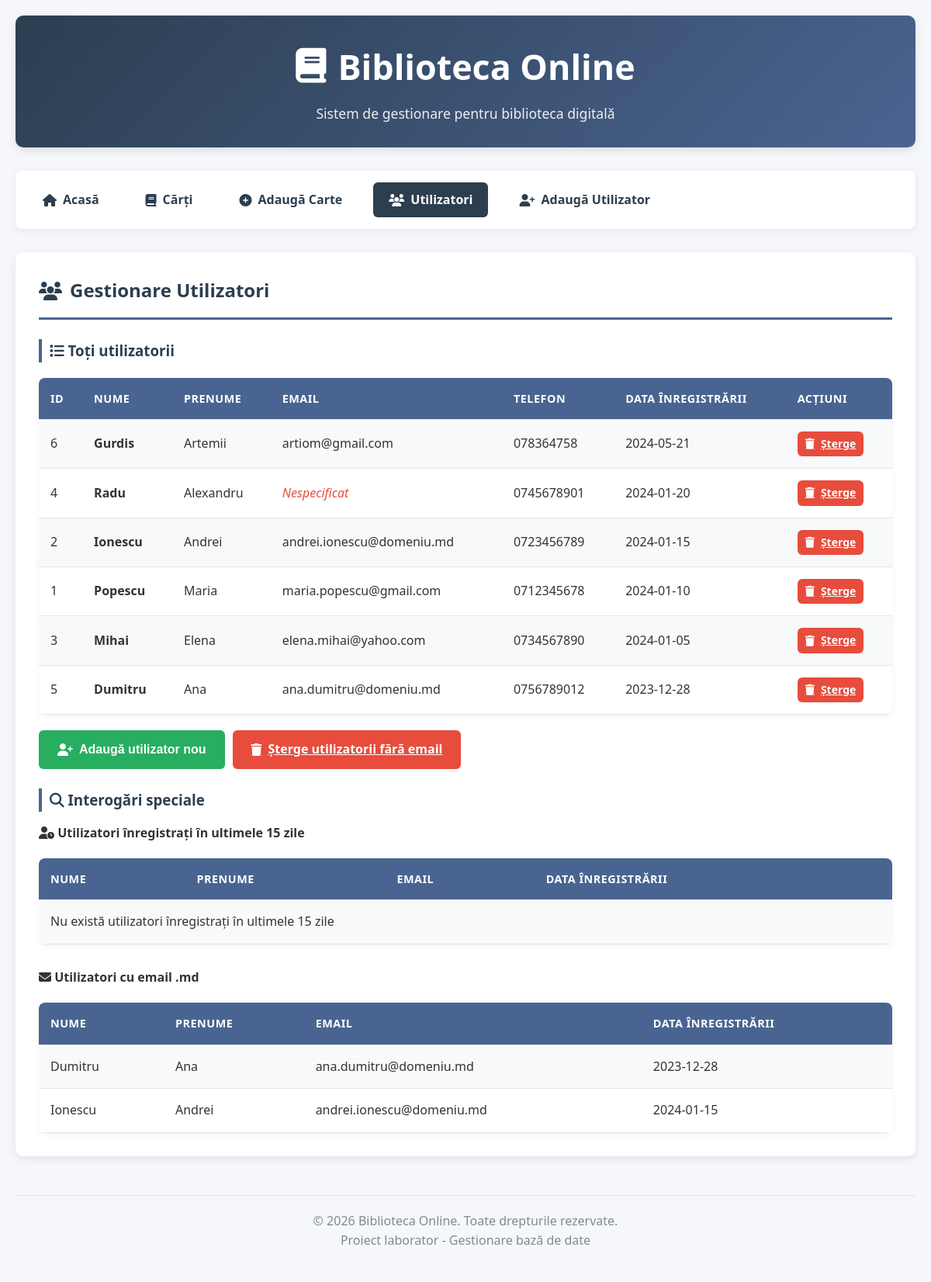
The page /index.php?pagina=utilizatori on the database its author committed.
### tables this page shows
CREATE TABLE `utilizatori` (
  `id` int(11) NOT NULL,
  `nume` varchar(100) NOT NULL,
  `prenume` varchar(100) NOT NULL,
  `email` varchar(255) DEFAULT NULL,
  `nr_telefon` varchar(20) DEFAULT NULL,
  `data_inregistrare` date DEFAULT curdate()
);

### pagina_utilizatori.php (the view, shortened to what this page needs)
<div class="section">
    <h2><i class="fas fa-users"></i> Gestionare Utilizatori</h2>
    <h3><i class="fas fa-list"></i> Toți utilizatorii</h3>
    <table>
        <tr>
            <th>ID</th>
            <th>Nume</th>
            <th>Prenume</th>
            <th>Email</th>
            <th>Telefon</th>
            <th>Data înregistrării</th>
            <th>Acțiuni</th>
        </tr>
        <?php
        $sql = "SELECT * FROM utilizatori ORDER BY data_inregistrare DESC";
        $result = $conn->query($sql);
        if ($result->num_rows > 0) {
            while($row = $result->fetch_assoc()) {
                $email = $row['email'] ?: '<span style="color: #e74c3c; font-style: italic;">Nespecificat</span>';
                echo "<tr>
                        <td>{$row['id']}</td>
                        <td><strong>{$row['nume']}</strong></td>
                        <td>{$row['prenume']}</td>
                        <td>{$email}</td>
                        <td>{$row['nr_telefon']}</td>
                        <td>{$row['data_inregistrare']}</td>
                        <td>
                            <a href='index.php?pagina=utilizatori&sterge_utilizator={$row['id']}'
                               onclick='return confirmaStergere(\"Sigur doriți să ștergeți utilizatorul {$row['nume']} {$row['prenume']}?\")'
                               class='btn btn-danger' style='padding: 5px 10px; font-size: 14px;'>
                                <i class='fas fa-trash'></i> Șterge
                            </a>
                        </td>
                      </tr>";
            }
        } else {
            echo "<tr><td colspan='7'>Nu există utilizatori înregistrați</td></tr>";
        }
        ?>
    </table>
    <div class="btn-group">
        <button onclick="window.location.href='index.php?pagina=adauga_utilizator'" class="btn btn-success">
            <i class="fas fa-user-plus"></i> Adaugă utilizator nou
        </button>
        <a href="index.php?pagina=utilizatori&sterge_utilizatori_fara_email"
           onclick="return confirmaStergere('Sigur doriți să ștergeți toți utilizatorii fără email?')"
           class="btn btn-danger">
            <i class="fas fa-trash"></i> Șterge utilizatorii fără email
        </a>
    </div>
    <h3><i class="fas fa-search"></i> Interogări speciale</h3>
    <div style="margin-bottom: 30px;">
        <h4><i class="fas fa-user-clock"></i> Utilizatori înregistrați în ultimele 15 zile</h4>
        <table>
            <tr>
                <th>Nume</th>
                <th>Prenume</th>
                <th>Email</th>
                <th>Data înregistrării</th>
            </tr>
            <?php
            $sql = "SELECT nume, prenume, email, data_inregistrare FROM utilizatori
                    WHERE data_inregistrare >= DATE_SUB(CURDATE(), INTERVAL 15 DAY)
                    ORDER BY data_inregistrare DESC";
            $result = $conn->query($sql);
            if ($result->num_rows > 0) {
                while($row = $result->fetch_assoc()) {
                    echo "<tr>
                            <td>{$row['nume']}</td>
                            <td>{$row['prenume']}</td>
                            <td>{$row['email']}</td>
                            <td>{$row['data_inregistrare']}</td>
                          </tr>";
                }
            } else {
                echo "<tr><td colspan='4'>Nu există utilizatori înregistrați în ultimele 15 zile</td></tr>";
            }
            ?>
        </table>
    </div>
    <div>
        <h4><i class="fas fa-envelope"></i> Utilizatori cu email .md</h4>
        <table>
            <tr>
                <th>Nume</th>
                <th>Prenume</th>
                <th>Email</th>
                <th>Data înregistrării</th>
            </tr>
            <?php
            $sql = "SELECT nume, prenume, email, data_inregistrare FROM utilizatori
                    WHERE email LIKE '%.md'
                    ORDER BY nume, prenume";
            $result = $conn->query($sql);
            if ($result->num_rows > 0) {
                while($row = $result->fetch_assoc()) {
                    echo "<tr>
                            <td>{$row['nume']}</td>
                            <td>{$row['prenume']}</td>
                            <td>{$row['email']}</td>
                            <td>{$row['data_inregistrare']}</td>
                          </tr>";
                }
            } else {
                echo "<tr><td colspan='4'>Nu există utilizatori cu email .md</td></tr>";
            }
            ?>
        </table>
    </div>
</div>

### style.css (style rules this page uses)
* { margin: 0; padding: 0; box-sizing: border-box; }
body { font-family: 'Segoe UI', Tahoma, Geneva, Verdana, sans-serif; line-height: 1.6; margin: 0; background-color: #f5f7fa; color: #333; }
.section { background: white; border-radius: 10px; padding: 30px; margin-bottom: 30px; box-shadow: 0 4px 12px rgba(0,0,0,0.08); }
.section h2 { color: #2c3e50; border-bottom: 3px solid #4a6491; padding-bottom: 15px; margin-bottom: 25px; display: flex; align-items: center; gap: 10px; }
.section h3 { color: #2c3e50; margin: 25px 0 15px 0; padding-left: 10px; border-left: 4px solid #4a6491; }
.btn { background: #4a6491; color: white; padding: 12px 24px; border: none; border-radius: 6px; cursor: pointer; font-size: 16px; font-weight: 600; transition: all 0.3s ease; display: inline-flex; align-items: center; gap: 8px; }
.btn-danger { background: #e74c3c; }
.btn-success { background: #27ae60; }
.btn-group { display: flex; gap: 10px; flex-wrap: wrap; margin-top: 20px; }
table { width: 100%; border-collapse: separate; border-spacing: 0; margin-top: 20px; border-radius: 8px; overflow: hidden; box-shadow: 0 2px 8px rgba(0,0,0,0.05); }
th, td { padding: 15px; text-align: left; border-bottom: 1px solid #e1e5eb; }
th { background-color: #4a6491; color: white; font-weight: 600; text-transform: uppercase; font-size: 0.9rem; letter-spacing: 0.5px; }
tr { transition: background-color 0.2s ease; }
tr:nth-child(even) { background-color: #f8f9fa; }

### rows shown on the page
utilizatori: id "6", nume "Gurdis", prenume "Artemii", email "artiom@gmail.com", nr_telefon "078364758", data_inregistrare "2024-05-21"
utilizatori: id "4", nume "Radu", prenume "Alexandru", email "Nespecificat", nr_telefon "0745678901", data_inregistrare "2024-01-20"
utilizatori: id "2", nume "Ionescu", prenume "Andrei", email "andrei.ionescu@domeniu.md", nr_telefon "0723456789", data_inregistrare "2024-01-15"
utilizatori: id "1", nume "Popescu", prenume "Maria", email "maria.popescu@gmail.com", nr_telefon "0712345678", data_inregistrare "2024-01-10"
utilizatori: id "3", nume "Mihai", prenume "Elena", email "elena.mihai@yahoo.com", nr_telefon "0734567890", data_inregistrare "2024-01-05"
utilizatori: id "5", nume "Dumitru", prenume "Ana", email "ana.dumitru@domeniu.md", nr_telefon "0756789012", data_inregistrare "2023-12-28"
